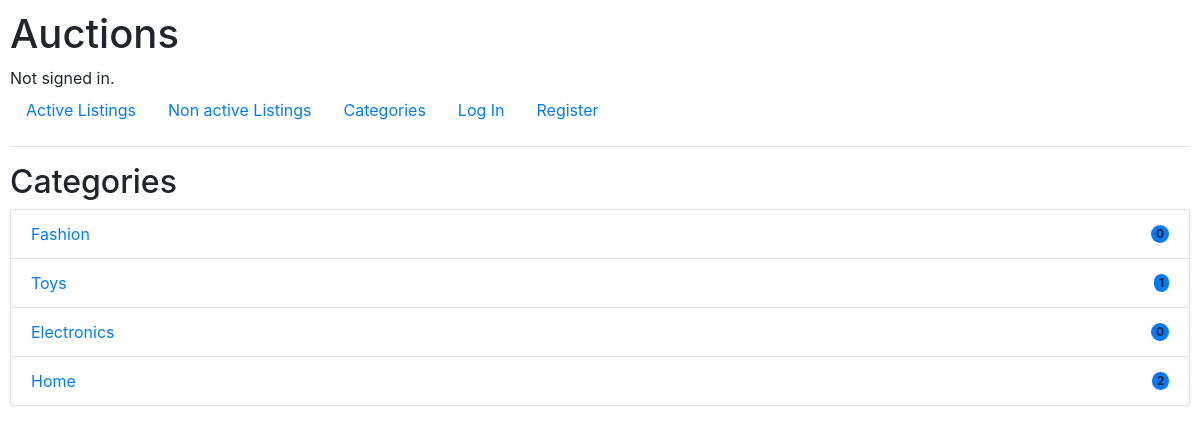
The page /categories on the database its author committed.
### auctions/models.py (models this page shows, shortened)
class Category(models.Model):
    title = CharField(max_length=64)
    def __str__(self):
        return f"{self.title}"
    def AmountOfActiveListings(self):
        return self.listings_per_category.filter(is_active = True).count()

### auctions/views.py (the view)
# urls.py: path("categories", views.categories, name="categories")
def categories(request):
    categories = Category.objects.all()
    return render(request, "auctions/categories.html", {
        "categories": categories
    })

### auctions/templates/auctions/categories.html (shortened to what this page needs)
{% extends "auctions/layout.html" %}
{% block body %}
    <h2>Categories</h2>
    <ul class="list-group">
        {% for category in categories %}
            <li class="list-group-item d-flex justify-content-between align-items-center">
                <a href="{% url 'category_page' category.id%}"> {{ category }} </a>
            <span class="badge bg-primary rounded-pill">{{ category.AmountOfActiveListings }}</span>
            </li>
        {% empty %}
            There are no categories
        {% endfor %}
      </ul>
{% endblock %}

### auctions/static/auctions/styles.css (style rules this page uses)
body { padding: 10px; }

### rows shown on the page
Category: title "Fashion", AmountOfActiveListings "0"
Category: title "Toys", AmountOfActiveListings "1"
Category: title "Electronics", AmountOfActiveListings "0"
Category: title "Home", AmountOfActiveListings "2"
